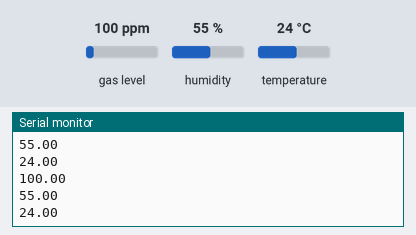
The sketch below on a simulated Arduino Uno, built with avr-gcc and run on an emulated ATmega328P. On the bench: the last lines printed to the serial monitor. The test bench sets the inputs (shaded band); at power-on: gas level 100 ppm, humidity 55 %, temperature 24 °C.

Above: at 1.8 s.
1.9 s: gas level set to 20 ppm
At 2.8 s:
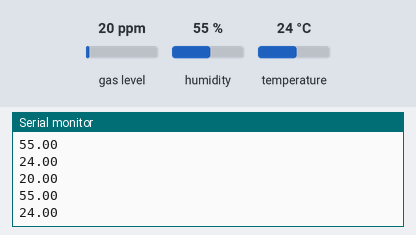
3.4 s: humidity set to 22 %
At 4.7 s:
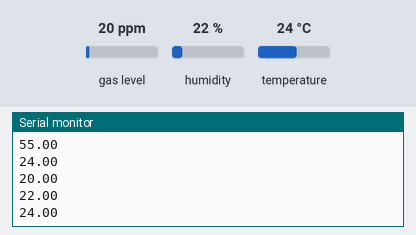
4.9 s: temperature set to 12 °C
At 6.3 s:
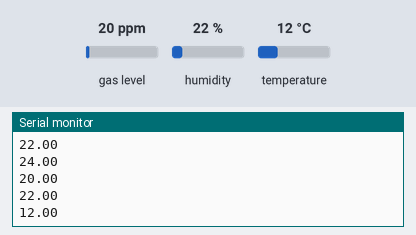
6.4 s: gas level set to 250 ppm
At 7.7 s:
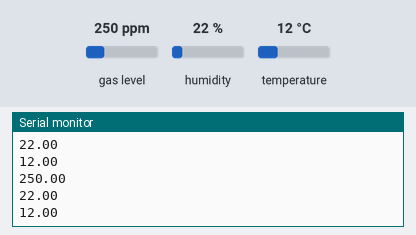
7.9 s: humidity set to 40 %
At 8.9 s:
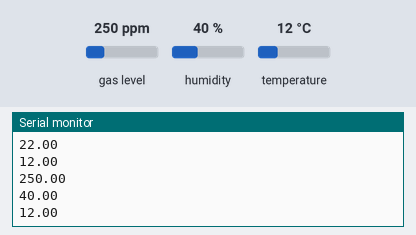
Timing chart, 0 to 10.4 s (numbered marks = the images above; inputs shaded):
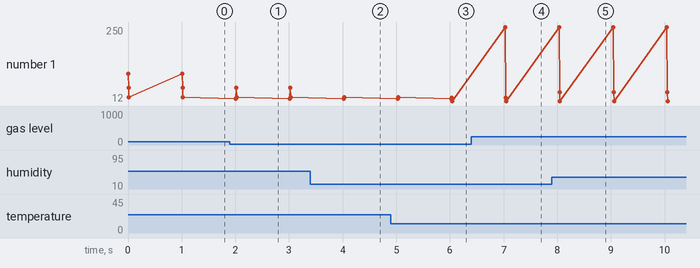

Measured:
- after the input at 1.9 s, the serial monitor: prints a new line after 0.11 s (image 1)
- after the input at 3.4 s, the serial monitor: prints a new line after 0.63 s (image 2)
- after the input at 4.9 s, the serial monitor: prints a new line after 1.1 s (image 3)
- after the input at 6.4 s, the serial monitor: prints a new line after 0.63 s (image 4)
- after the input at 7.9 s, the serial monitor: prints a new line after 0.14 s (image 5)
- plotted number 1: 24 → 12 after the input at 4.9 s

The sketch:

tem_Hum_Smell.ino
```cpp
// Include the library
#include <MQUnifiedsensor.h>


#include <DHT.h>


#define placa "Arduino UNO"
#define Voltage_Resolution 5
#define pin A0 //Analog input 0 of your arduino
#define type "MQ-135" //MQ135
#define ADC_Bit_Resolution 10 // For arduino UNO/MEGA/NANO
#define RatioMQ135CleanAir 3.6//RS / R0 = 3.6 ppm


#define DHTPIN 2
#define DHTTYPE DHT22   // DHT 22  (AM2302)


MQUnifiedsensor MQ135(placa, Voltage_Resolution, ADC_Bit_Resolution, pin, type);


DHT dht(DHTPIN, DHTTYPE);


void setup() {
//########################################################## MQ-135 #########################################//
  Serial.begin(9600); //Init serial port

  MQ135.setRegressionMethod(1);

  MQ135.init();

  // Serial.print("Calibrating please wait.");
  float calcR0 = 0;
  for(int i = 1; i<=10; i ++)
  {
    MQ135.update(); // Update data, the arduino will be read the voltage on the analog pin
    calcR0 += MQ135.calibrate(RatioMQ135CleanAir);
    //Serial.print(".");
  }
  MQ135.setR0(calcR0/10);
  //Serial.println("  done!.");

  if(isinf(calcR0)) {Serial.println("Warning: Conection issue founded, R0 is infite (Open circuit detected) please check your wiring and supply"); while(1);}
  if(calcR0 == 0){Serial.println("Warning: Conection issue founded, R0 is zero (Analog pin with short circuit to ground) please check your wiring and supply"); while(1);}
  /*****************************  MQ CAlibration ********************************************/
  //Serial.println("** Lectures from MQ-135 ****");
 // Serial.println("|    CO   |  Alcohol |   CO2  |  Tolueno  |  NH4  |  Acteona  |");


  dht.begin();


}

void loop() {
  MQ135.update(); // Update data, the arduino will be read the voltage on the analog pin
/*
  MQ135.setA(605.18); MQ135.setB(-3.937); // Configurate the ecuation values to get CO concentration
  float CO = MQ135.readSensor(); // Sensor will read PPM concentration using the model and a and b values setted before or in the setup

  MQ135.setA(77.255); MQ135.setB(-3.18); // Configurate the ecuation values to get Alcohol concentration
  float Alcohol = MQ135.readSensor(); // Sensor will read PPM concentration using the model and a and b values setted before or in the setup

  MQ135.setA(110.47); MQ135.setB(-2.862); // Configurate the ecuation values to get CO2 concentration
  float CO2 = MQ135.readSensor(); // Sensor will read PPM concentration using the model and a and b values setted before or in the setup

  MQ135.setA(44.947); MQ135.setB(-3.445); // Configurate the ecuation values to get Tolueno concentration
  float Tolueno = MQ135.readSensor(); // Sensor will read PPM concentration using the model and a and b values setted before or in the setup
*/
  MQ135.setA(102.2 ); MQ135.setB(-2.473); // Configurate the ecuation values to get NH4 concentration
  float NH4 = MQ135.readSensor(); // Sensor will read PPM concentration using the model and a and b values setted before or in the setup

  //MQ135.setA(34.668); MQ135.setB(-3.369); // Configurate the ecuation values to get Acetona concentration
  //float Acetona = MQ135.readSensor(); // Sensor will read PPM concentration using the model and a and b values setted before or in the setup


  Serial.println(NH4);

  float h = dht.readHumidity();
  float t = dht.readTemperature();

  // check if returns are valid, if they are NaN (not a number) then something went wrong!
  if (isnan(t) || isnan(h)) {
    Serial.println(-1000);
  } else {
   // Serial.print("Humidity: ");
    Serial.println(h);
    //Serial.print(" %\t");
    //Serial.print("Temperature: ");
    Serial.println(t);
    //Serial.println(" *C");
  }


  /*
  Serial.print("|   "); Serial.print(CO);
  Serial.print("   |   "); Serial.print(Alcohol);
  Serial.print("   |   "); Serial.print(CO2);
  Serial.print("   |   "); Serial.print(Tolueno);
  Serial.print("   |   "); Serial.print(NH4);
  Serial.print("   |   "); Serial.print(Acetona);
  Serial.println("   |");

    Exponential regression:
  GAS      | a      | b
  CO       | 605.18 | -3.937
  Alcohol  | 77.255 | -3.18
  CO2      | 110.47 | -2.862
  Tolueno  | 44.947 | -3.445
  NH4      | 102.2  | -2.473
  Acetona  | 34.668 | -3.369
  */

  delay(1000); //Sampling frequency
}
```
